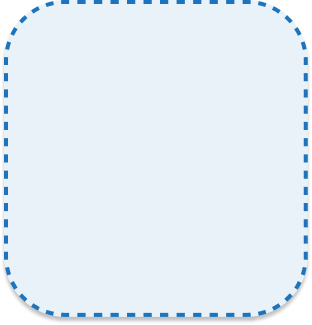
#> input picture GUI/static_files/img_frame.png, 312 x 325 px
$ python -i segmentation.py   (imports and definitions only)
#> lines starting #> are read from the running program, lines starting #| are printed output that depends on the picture
import numpy as np
import cv2 as cv
from PIL import Image

target_size = (512, 512)


################

def find_contours(binary_mask):
    _, binary_mask = cv.threshold(binary_mask, 1, 255, cv.THRESH_BINARY)
    kernel = np.ones((5, 5), np.uint8)
    closed_mask = cv.morphologyEx(binary_mask, cv.MORPH_CLOSE, kernel)
    opened_mask = cv.morphologyEx(closed_mask, cv.MORPH_OPEN, kernel)
    dilated_mask = cv.dilate(opened_mask, kernel, iterations=1)
    final_mask = cv.erode(dilated_mask, kernel, iterations=1)
    contours, _ = cv.findContours(final_mask, cv.RETR_TREE, cv.CHAIN_APPROX_SIMPLE)
    return contours


def crop_contours(image, contours):
    max_contour = max(contours, key=cv.contourArea)
    x, y, w, h = cv.boundingRect(max_contour)
    cropped_image = image[y:y + h, x:x + w]
    return cropped_image


def apply_clahe(image):
    """Applies CLAHE to an image for contrast enhancement using OpenCV."""
    if not isinstance(image, np.ndarray):
        image = np.array(image)
    # Convert image to grayscale
    gray_image = cv.cvtColor(image, cv.COLOR_BGR2GRAY)

    # Create CLAHE object
    clahe = cv.createCLAHE(clipLimit=2.5)

    # Apply CLAHE
    enhanced_image = clahe.apply(gray_image)

    # Convert back to RGB if needed
    enhanced_image = cv.cvtColor(enhanced_image, cv.COLOR_GRAY2BGR)
    return enhanced_image


def brightness_enhancment(image):
    brightness_image = cv.convertScaleAbs(image, alpha=1.3, beta=20)
    #     image_rgb=cv.cvtColor(brightness_image, cv.COLOR_BGR2RGB)
    image_bgr = brightness_image
    return image_bgr


def gamma_correction(image):
    # Gamma Correction
    gamma = 1.2
    lookup_table = np.array([((i / 255.0) ** gamma) * 255 for i in np.arange(0, 256)]).astype("uint8")
    gamma_corrected_image = cv.LUT(image, lookup_table)
    #     image_rgb=cv.cvtColor(gamma_corrected_image, cv.COLOR_BGR2RGB)
    image_bgr = gamma_corrected_image
    return image_bgr


################

def read_image_with_preprocess(img_path, target_size=target_size):
    # Read image
#> called with img_path = 'static_files/img_frame.png', target_size = (512, 512)
    image = Image.open(img_path)
#> image is the input picture: PIL image 312x325 RGBA; mean R, G, B, A 29.1, 112.7, 178.8, 29
    image = image.convert("RGB")
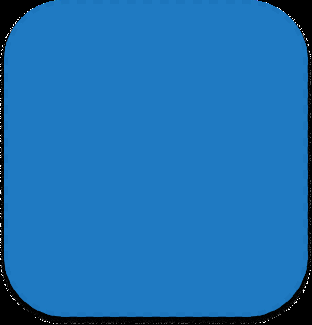
#> image: PIL image 312x325 RGB; mean R, G, B 29.1, 112.7, 178.8

    # Resize image
    image = image.resize(target_size)
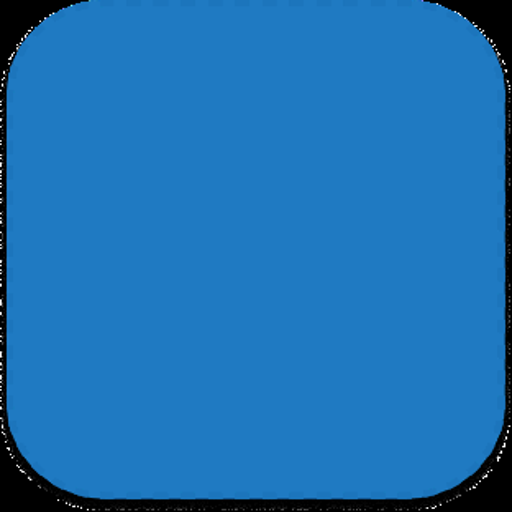
#> image: PIL image 512x512 RGB; mean R, G, B 29.2, 112.8, 178.9
    image = apply_clahe(image)
#> in apply_clahe, `gray_image = cv.cvtColor(image, cv.COLOR_BGR2GRAY)`:
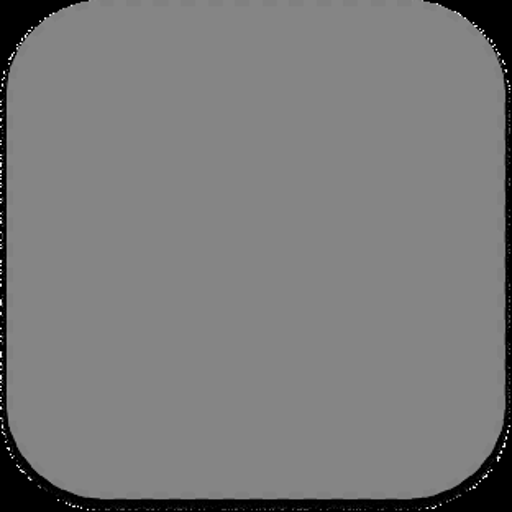
#> gray_image: shape (512, 512); min 0, max 255, mean 122.9
#> in apply_clahe, `enhanced_image = clahe.apply(gray_image)`:
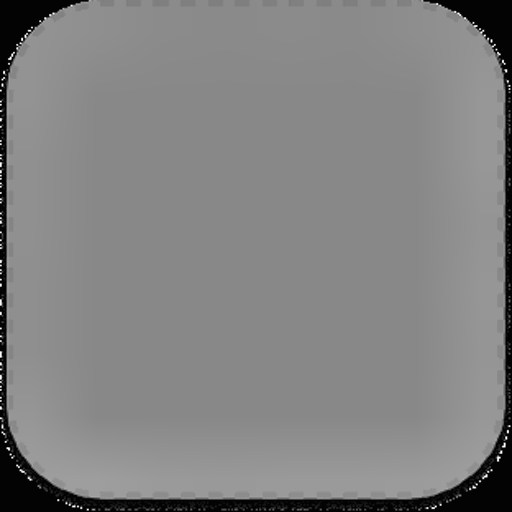
#> enhanced_image: shape (512, 512); min 3, max 255, mean 129.8
    image = brightness_enhancment(image)
#> in brightness_enhancment, `brightness_image = cv.convertScaleAbs(image, alpha=1.3, beta=20)`:
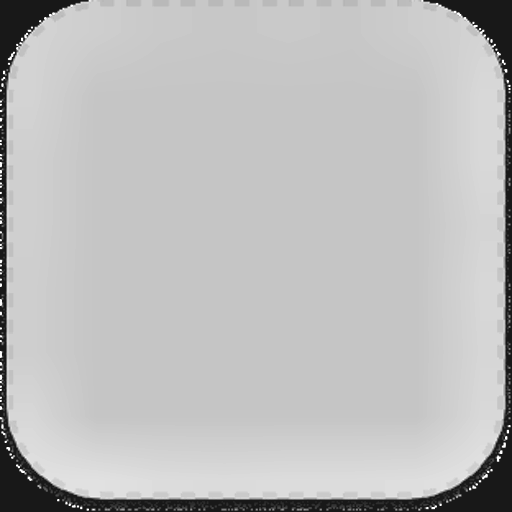
#> brightness_image: shape (512, 512, 3); min 24, max 255, mean 188.8
    image = gamma_correction(image)
    image_array = np.array(image)

    return image_array

def read_image(img_path, target_size=target_size):
    # Read image
    image = Image.open(img_path)
    image = image.convert("RGB")

    # Resize image
    image = image.resize(target_size)
    image_array = np.array(image)

    return image_array

>>> result = read_image_with_preprocess('static_files/img_frame.png')

$ run again, on GUI/static_files/Untitled.png
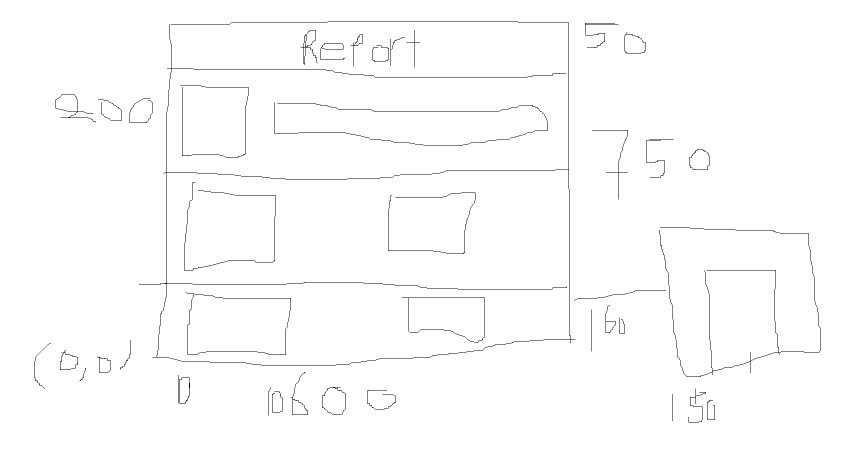
#> input picture GUI/static_files/Untitled.png, 1701 x 900 px (shown at 1/2 size)
#> in read_image_with_preprocess, image is the input picture: PIL image 1701x900 RGBA; mean R, G, B, A 252.4, 252.4, 252.4, 255
#> in read_image_with_preprocess, `image = image.resize(target_size)`:
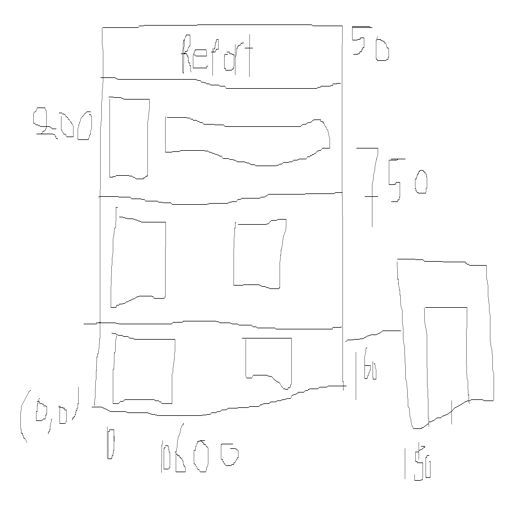
#> image: PIL image 512x512 RGB; min 11, max 255, mean 252.2
#> in brightness_enhancment, `brightness_image = cv.convertScaleAbs(image, alpha=1.3, beta=20)`:
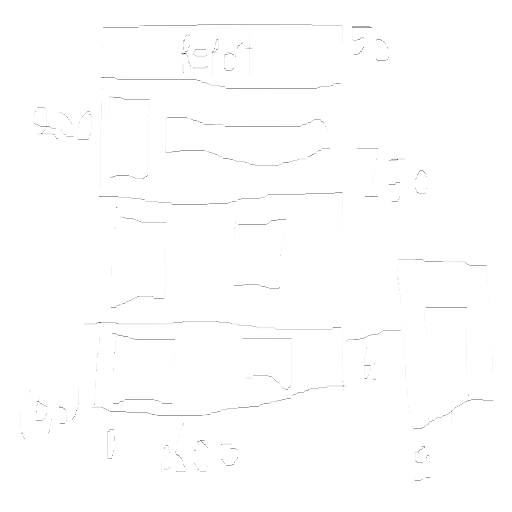
#> brightness_image: shape (512, 512, 3); min 34, max 255, mean 254.1
